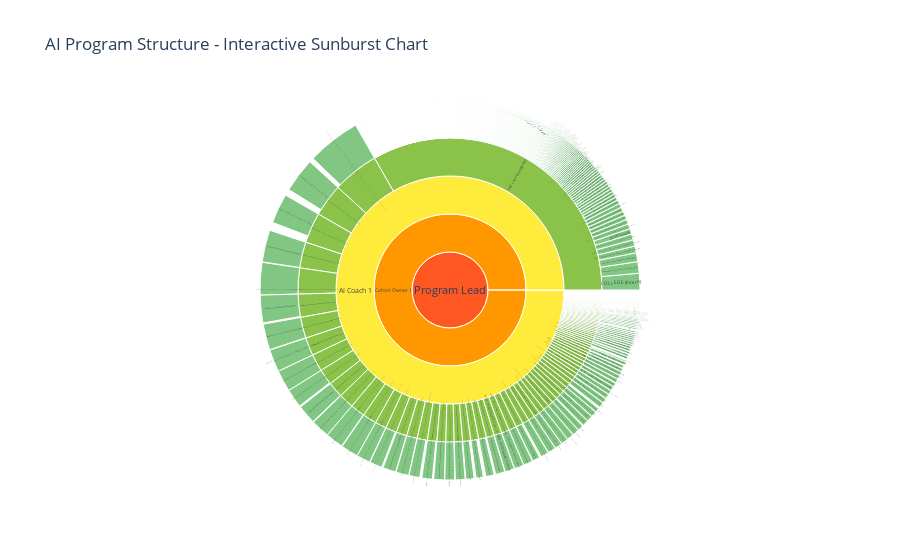

The notebook cell saved with this chart:
### Code cell
import pandas as pd
import plotly.express as px

# Load your CSVs
ai_df = pd.read_csv("C:\\Users\\HP\\Downloads\\2025-06-02T08-17_export.csv")
tech_df = pd.read_csv("C:\\Users\\HP\\Downloads\\tech.csv")

# Tag each level
ai_df["Level"] = "AI Intern"
tech_df["Level"] = "Tech Lead"

# Prepare labels without trailing spaces for consistency
tech_df["Label"] = tech_df["CollegeName"] + " (Tech Lead)"
ai_df["Label"] = ai_df["CollegeName"] + " (Intern)"

# Assign Parent for tech leads (children of AI Coach 1)
tech_df["Parent"] = "AI Coach 1"

# Map AI Intern's Parent to Tech Lead's Label exactly
ai_df["Parent"] = ai_df["CollegeName"].map(dict(zip(tech_df["CollegeName"], tech_df["Label"])))

# Handle unmatched AI Interns by assigning them to a default "Tech Lead (Unassigned)"
ai_df["Parent"].fillna("Tech Lead (Unassigned)", inplace=True)

# Create intermediate nodes with default TotalRegistrations
coaches = pd.DataFrame({
    "Label": ["AI Coach 1"],
    "Parent": ["Cohort Owner 1"],
    "TotalRegistrations": [200],  # default value
    "Level": ["AI Coach"]
})

cohorts = pd.DataFrame({
    "Label": ["Cohort Owner 1"],
    "Parent": ["Program Lead"],
    "TotalRegistrations": [20],  # default value
    "Level": ["Cohort Owner"]
})

program = pd.DataFrame({
    "Label": ["Program Lead"],
    "Parent": [""],
    "TotalRegistrations": [1],  # default value
    "Level": ["Program Lead"]
})

# Add missing "Tech Lead (Unassigned)" node
unassigned = pd.DataFrame({
    "Label": ["Tech Lead (Unassigned)"],
    "Parent": ["AI Coach 1"],
    "TotalRegistrations": [0],
    "Level": ["Tech Lead"]
})

# Combine all dataframes
sunburst_df = pd.concat([
    program[["Label", "Parent", "TotalRegistrations", "Level"]],
    cohorts[["Label", "Parent", "TotalRegistrations", "Level"]],
    coaches[["Label", "Parent", "TotalRegistrations", "Level"]],
    tech_df[["Label", "Parent", "TotalRegistrations", "Level"]],
    ai_df[["Label", "Parent", "TotalRegistrations", "Level"]],
    unassigned[["Label", "Parent", "TotalRegistrations", "Level"]],
], ignore_index=True)

# Ensure TotalRegistrations is numeric
sunburst_df["TotalRegistrations"] = pd.to_numeric(sunburst_df["TotalRegistrations"], errors="coerce").fillna(0)

# Hovertemplate: just name and number on separate lines
hover_template = '<b>%{label}</b><br>%{value}<extra></extra>'

fig = px.sunburst(
    sunburst_df,
    names="Label",
    parents="Parent",
    values="TotalRegistrations",
    color="Level",
    title="AI Program Structure - Interactive Sunburst Chart",
    color_discrete_map={
        "Program Lead": "#FF5722",
        "Cohort Owner": "#FF9800",
        "AI Coach": "#FFEB3B",
        "Tech Lead": "#8BC34A",
        "AI Intern": "#4CAF50"
    }
)

fig.update_traces(
    insidetextorientation='radial',
    hovertemplate=hover_template
)

fig.show()

### Figure 1 — Plotly figure (JSON) as saved in the notebook; plotly's stock layout.template omitted (floating-point values rounded to 4 significant figures; data arrays with more than 128 entries replaced by an {"elided": "..."} marker saying what was removed)
{"data": [{"domain": {"x": [0, 1], "y": [0, 1]}, "hovertemplate": "<b>%{label}</b><br>%{value}<extra></extra>", "insidetextorientation": "radial", "labels": {"elided": "2945 str values"}, "marker": {"colors": {"elided": "2945 str values"}}, "name": "", "parents": {"elided": "2945 str values"}, "type": "sunburst", "values": {"elided": "2945 int values"}}], "layout": {"legend": {"tracegroupgap": 0}, "title": {"text": "AI Program Structure - Interactive Sunburst Chart"}}}
